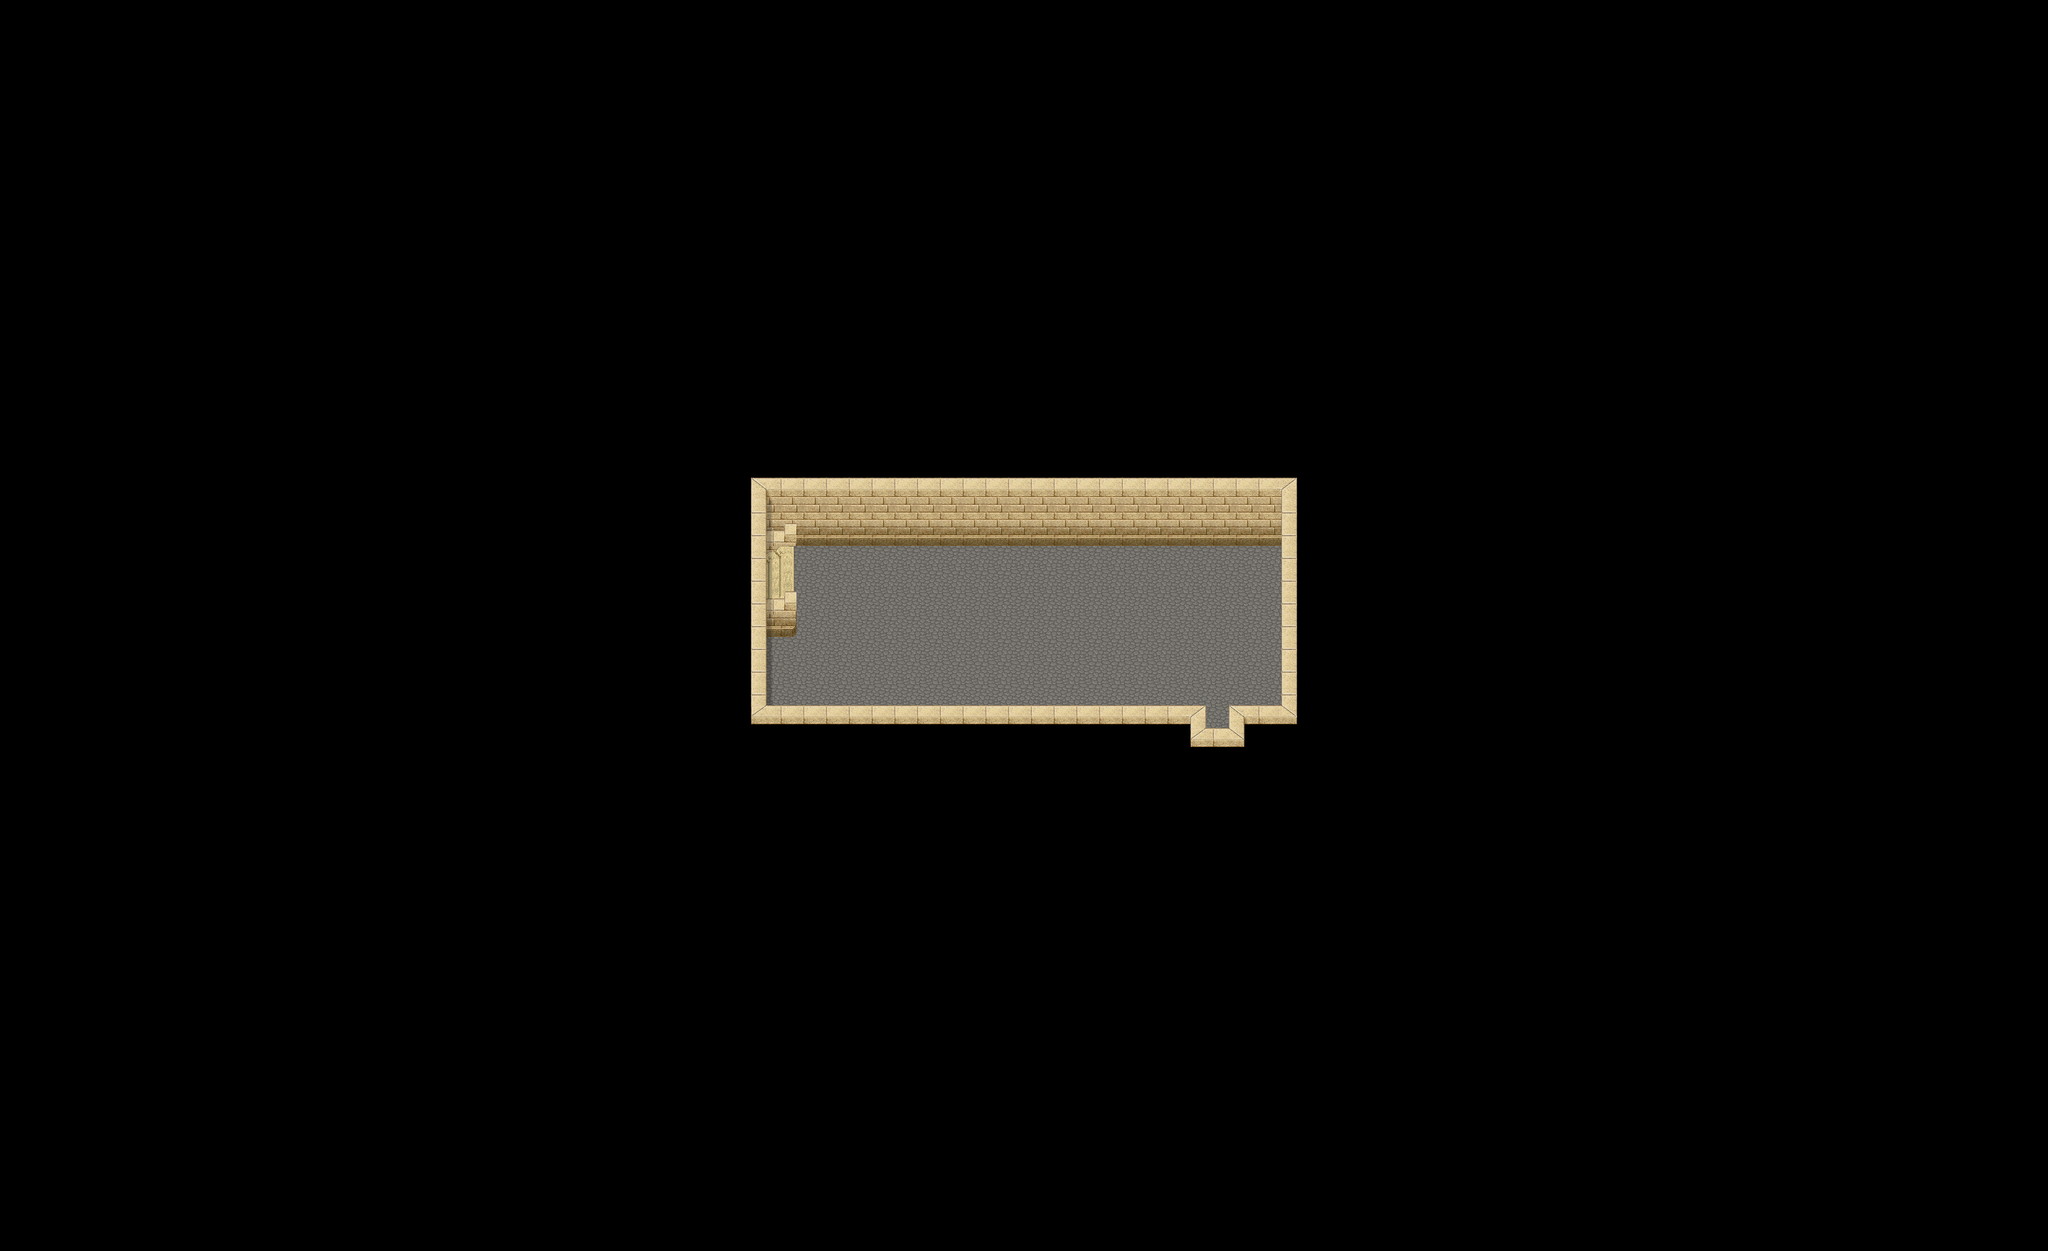

Rendered tile map (Tiled .tmx) drawn with the repository's tilesets; below, a short description and the map source with its tile grids summarised:
An orthogonal 90x55 tile map with 32x32 px tiles, 7 tile layers (Ground, Ground 2, Ground 3, Fringe, ...), 1 hidden layer not drawn, 3 tilesets and 2 objects (2x warp).

<map version="1.4" tiledversion="1.4.1" orientation="orthogonal" renderorder="right-down" compressionlevel="0" width="90" height="55" tilewidth="32" tileheight="32" infinite="0" nextlayerid="11" nextobjectid="3">
 <properties>
  <property name="license" value="CC BY-SA 3.0" />
  <property name="manaplus version" value="2" />
  <property name="minimap" value="graphics/minimaps/020-2-29.png" />
  <property name="music" value="academy.ogg" />
  <property name="name" value="Magic Acedemy East, First Floor" />
 </properties>
 <tileset firstgid="1" name="desert-castle" tilewidth="32" tileheight="32" tilecount="512" columns="32">
  <image source="../graphics/tilesets/desert-castle.png" width="1024" height="512" />
 </tileset>
 <tileset firstgid="513" name="collision" tilewidth="32" tileheight="32" tilecount="9" columns="3">
  <image source="../graphics/tilesets/collision.png" width="96" height="96" />
 </tileset>
 <tileset firstgid="522" name="desert-castle-indoor" tilewidth="32" tileheight="32" tilecount="512" columns="16">
  <image source="../graphics/tilesets/desert-castle-indoor.png" width="512" height="1024" />
 </tileset>
 <layer id="2" name="Ground" width="90" height="55">
  <data>[4950 cells, 4950 non-empty, 4 distinct tile ids]</data>
 </layer>
 <layer id="3" name="Ground 2" width="90" height="55">
  <data>[4950 cells, 10 non-empty, 10 distinct tile ids]</data>
 </layer>
 <layer id="4" name="Ground 3" width="90" height="55">
  <data>[4950 cells, 2 non-empty, 2 distinct tile ids]</data>
 </layer>
 <layer id="7" name="Fringe" width="90" height="55">
  <data>[4950 cells, 0 non-empty, 0 distinct tile ids]</data>
 </layer>
 <layer id="5" name="Over" width="90" height="55">
  <data>[4950 cells, 166 non-empty, 8 distinct tile ids]</data>
 </layer>
 <layer id="8" name="Over 2" width="90" height="55">
  <data>[4950 cells, 27 non-empty, 8 distinct tile ids]</data>
 </layer>
 <layer id="6" name="Collision" width="90" height="55" visible="0">
  <data>[4950 cells, 4711 non-empty, 1 distinct tile ids]</data>
 </layer>
 <layer id="9" name="Heights" width="90" height="55">
  <data>[4950 cells, 0 non-empty, 0 distinct tile ids]</data>
 </layer>
 <objectgroup id="10" name="Objects">
  <object id="1" name="To Magic Academy Ground Floor" type="warp" x="1056" y="768" width="32" height="96">
   <properties>
    <property name="dest_map" value="020-2-26" />
    <property name="dest_x" value="75" />
    <property name="dest_y" value="34" />
   </properties>
  </object>
  <object id="2" name="To Tulimshar" type="warp" x="1696" y="1088" width="32" height="32">
   <properties>
    <property name="dest_map" value="020-1" />
    <property name="dest_x" value="87" />
    <property name="dest_y" value="115" />
   </properties>
  </object>
 </objectgroup>
</map>
